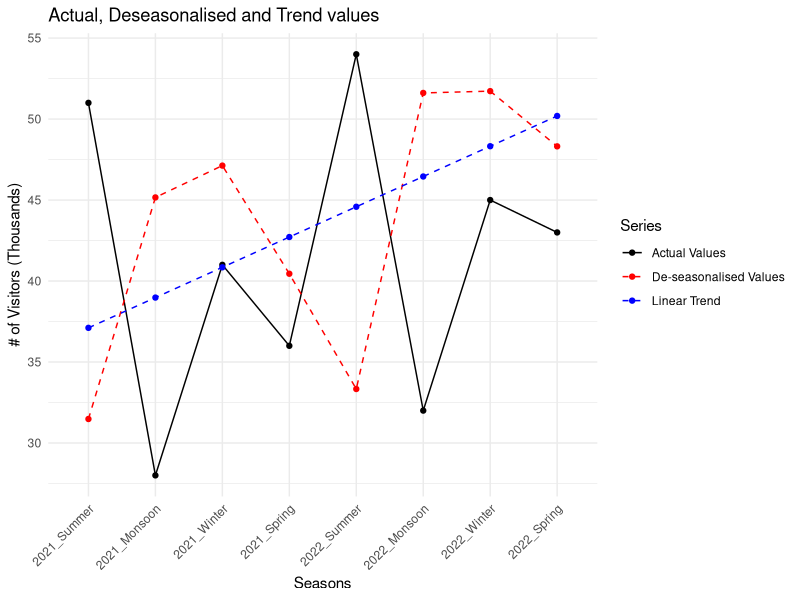

The R source for this figure:
## ---- chunk 1
knitr::opts_chunk$set(echo = TRUE)
## ---- chunk 2
library(tidyverse)
## ---- chunk 3
#create vectors
year <- c(rep(2021, 4), rep(2022, 4))
Season <- rep(c('Summer', 'Monsoon', 'Winter', 'Spring'),2)
Value <- c(51, 28, 41, 36,54, 32, 45, 43)
Index <- rep(c(162, 62, 87, 89), 2)

#create dataframe
S.data <- data.frame(year, Season, Value, Index)

#View table
S.data
## ---- chunk 4
#compute deseasonalised values
S.data$D.V <- (S.data$Value/S.data$Index)*100

#view results
S.data$D.V
## ---- chunk 5
#create numeric time column
S.data$t <- seq(1,8)

#view result
S.data$t
## ---- chunk 6
#define formula for computing Xt
compute_Xt <- function(t) {
  n <- length(t)
  interval <- diff(range(t)) / (n - 1)
  
  if (n %% 2 == 1) {
    middle_value <- median(t)
    X_t <- (t - middle_value) / interval
  } else {
    middle_values <- sort(t)[c(n / 2, n / 2 + 1)]
    middle_value_avg <- mean(middle_values)
    half_interval <- interval / 2
    X_t <- (t - middle_value_avg) / half_interval
  }
  
  return(X_t)
}

#compute the Xt column
S.data$Xt <- compute_Xt(S.data$t)

#View results
S.data$Xt
## ---- chunk 7
#compute parameters
Yt.sum <- sum(S.data$D.V)
n <- nrow(S.data)
Xt.sum <- sum(S.data$Xt)
XtYt.sum <- sum((S.data$Xt)*(S.data$D.V))
Xt.sq.sum <- sum((S.data$Xt)^2)

#view results
cat('\n Sum of Yt: ', Yt.sum,
    '\n n: ', n,
    '\n Sum of Xt: ', Xt.sum,
    '\n Sum of XtYt: ', XtYt.sum,
    '\n Sum of Xt squared: ', Xt.sq.sum)
## ---- chunk 8
# Define the coefficients matrix
A <- matrix(c(8, 0, 0, 168), nrow = 2, byrow = TRUE)

# Define the constants vector
b <- c(349.2036, 156.9894)

# Solve for beta
beta <- solve(A, b)

# Display the solutions
beta_0 <- beta[1]
beta_1 <- beta[2]

cat("beta_0 =", beta_0, "\n")
cat("beta_1 =", beta_1, "\n")
## ---- chunk 9
# Function to compute average of the middle values
compute_middle_value_avg <- function(t) {
  n <- length(t)
  
  if (n %% 2 == 1) {
    middle_value_avg <- median(t)
  } else {
    middle_values <- sort(t)[c(n / 2, n / 2 + 1)]
    middle_value_avg <- mean(middle_values)
  }
  
  return(middle_value_avg)
}

# Function to compute half the interval between the middle values
compute_half_interval <- function(t) {
  n <- length(t)
  interval <- diff(range(t)) / (n - 1)
  
  if (n %% 2 == 0) {
    half_interval <- interval / 2
  } else {
    half_interval <- NA
  }
  
  return(half_interval)
}

#compute parameters
mid <- compute_middle_value_avg(S.data$t)
interval <- compute_half_interval(S.data$t)

#view results
cat('\n Average of Middle Values: ', mid, '\n Half Interval of middle Values: ', interval)
## ---- chunk 10
#compute estimated values
S.data$Yt.hat <- beta_0 + ((beta_1)*((S.data$t)-mid)/interval)

#View results
S.data$Yt.hat
## ---- chunk 11
#combine the two columns
S.data$year_Season <- paste(S.data$year, S.data$Season, sep = "_")

#convert into factor variable
S.data$year_Season <- factor(S.data$year_Season, levels = S.data$year_Season)

#view results
S.data$year_Season
## ---- chunk 12
#library(tidyverse)
# Plot original and forecasted values
ggplot(S.data, aes(x = year_Season)) +
 geom_line(aes(y = Value, color = "Actual Values", group = 1), linetype = "solid") +
  geom_point(aes(y = Value, color = "Actual Values", group = 1)) +
  geom_line(aes(y = D.V, color = "De-seasonalised Values", group = 1), linetype = "dashed") +
  geom_point(aes(y = D.V, color = "De-seasonalised Values", group = 1)) +
  geom_line(aes(y = Yt.hat, color = "Linear Trend", group = 1), linetype = "dashed") +
  geom_point(aes(y = Yt.hat, color = "Linear Trend", group = 1)) +
  labs(title = "Actual, Deseasonalised and Trend values",
       x = "Seasons",
       y = "# of Visitors (Thousands)",
       color = "Series") +
  scale_color_manual(values = c("Actual Values" = "black",
                                 "De-seasonalised Values" = "red",
                                 "Linear Trend" = "blue")) +
  theme_minimal()+
  theme(axis.text.x = element_text(angle = 45, hjust = 1))
